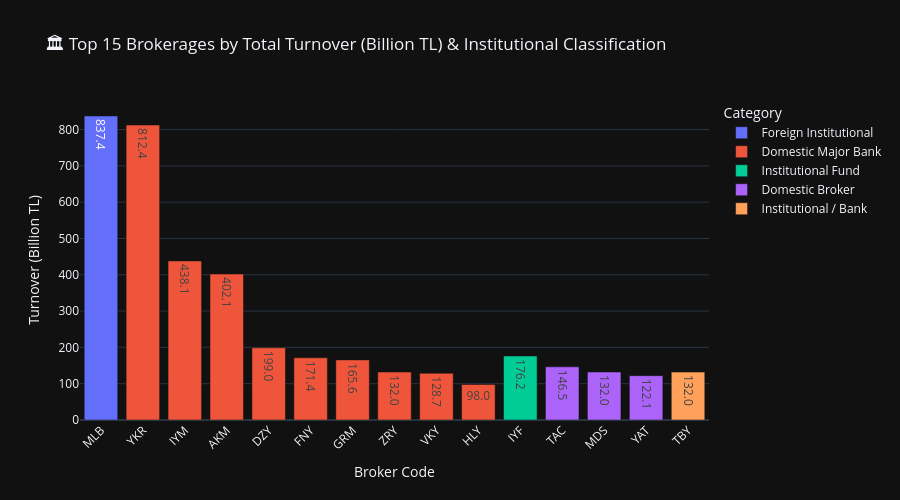

This figure's notebook cell:
### Markdown cell above
### 🏦 Visualizing Broker Market Share & Classification
Notice how **`MLB` (Bank of America / Merrill Lynch)** ranks in the top tier alongside major domestic banks like `IYM` (İş Yatırım), `YKR` (Yapı Kredi), and `AKM` (Ak Yatırım).

### Code cell
top15_brokers = brokers_df.head(15).copy()
top15_brokers["turnover_billion_tl"] = top15_brokers["total_turnover_tl"] / 1e9

fig_brokers = px.bar(
    top15_brokers,
    x="broker_code",
    y="turnover_billion_tl",
    color="category",
    title="🏛 Top 15 Brokerages by Total Turnover (Billion TL) & Institutional Classification",
    labels={"turnover_billion_tl": "Turnover (Billion TL)", "broker_code": "Broker Code", "category": "Category"},
    text_auto=".1f",
    template="plotly_dark",
)
fig_brokers.update_layout(xaxis_tickangle=-45, height=500)
fig_brokers.show()

### Figure 1 — Plotly figure (JSON) as saved in the notebook; plotly's stock layout.template omitted (floating-point values rounded to 4 significant figures)
{"data": [{"hovertemplate": "Category=Foreign Institutional<br>Broker Code=%{x}<br>Turnover (Billion TL)=%{y}<extra></extra>", "legendgroup": "Foreign Institutional", "marker": {"color": "#636efa", "pattern": {"shape": ""}}, "name": "Foreign Institutional", "orientation": "v", "showlegend": true, "textposition": "auto", "texttemplate": "%{y:.1f}", "type": "bar", "x": ["MLB"], "xaxis": "x", "y": [837.4], "yaxis": "y"}, {"hovertemplate": "Category=Domestic Major Bank<br>Broker Code=%{x}<br>Turnover (Billion TL)=%{y}<extra></extra>", "legendgroup": "Domestic Major Bank", "marker": {"color": "#EF553B", "pattern": {"shape": ""}}, "name": "Domestic Major Bank", "orientation": "v", "showlegend": true, "textposition": "auto", "texttemplate": "%{y:.1f}", "type": "bar", "x": ["YKR", "IYM", "AKM", "DZY", "FNY", "GRM", "ZRY", "VKY", "HLY"], "xaxis": "x", "y": [812.4, 438.1, 402.1, 199.0, 171.4, 165.6, 132.0, 128.7, 97.95], "yaxis": "y"}, {"hovertemplate": "Category=Institutional Fund<br>Broker Code=%{x}<br>Turnover (Billion TL)=%{y}<extra></extra>", "legendgroup": "Institutional Fund", "marker": {"color": "#00cc96", "pattern": {"shape": ""}}, "name": "Institutional Fund", "orientation": "v", "showlegend": true, "textposition": "auto", "texttemplate": "%{y:.1f}", "type": "bar", "x": ["IYF"], "xaxis": "x", "y": [176.2], "yaxis": "y"}, {"hovertemplate": "Category=Domestic Broker<br>Broker Code=%{x}<br>Turnover (Billion TL)=%{y}<extra></extra>", "legendgroup": "Domestic Broker", "marker": {"color": "#ab63fa", "pattern": {"shape": ""}}, "name": "Domestic Broker", "orientation": "v", "showlegend": true, "textposition": "auto", "texttemplate": "%{y:.1f}", "type": "bar", "x": ["TAC", "MDS", "YAT"], "xaxis": "x", "y": [146.5, 132.0, 122.1], "yaxis": "y"}, {"hovertemplate": "Category=Institutional / Bank<br>Broker Code=%{x}<br>Turnover (Billion TL)=%{y}<extra></extra>", "legendgroup": "Institutional / Bank", "marker": {"color": "#FFA15A", "pattern": {"shape": ""}}, "name": "Institutional / Bank", "orientation": "v", "showlegend": true, "textposition": "auto", "texttemplate": "%{y:.1f}", "type": "bar", "x": ["TBY"], "xaxis": "x", "y": [132.0], "yaxis": "y"}], "layout": {"barmode": "relative", "height": 500, "legend": {"title": {"text": "Category"}, "tracegroupgap": 0}, "title": {"text": "🏛 Top 15 Brokerages by Total Turnover (Billion TL) & Institutional Classification"}, "xaxis": {"anchor": "y", "domain": [0.0, 1.0], "tickangle": -45, "title": {"text": "Broker Code"}}, "yaxis": {"anchor": "x", "domain": [0.0, 1.0], "title": {"text": "Turnover (Billion TL)"}}}}
